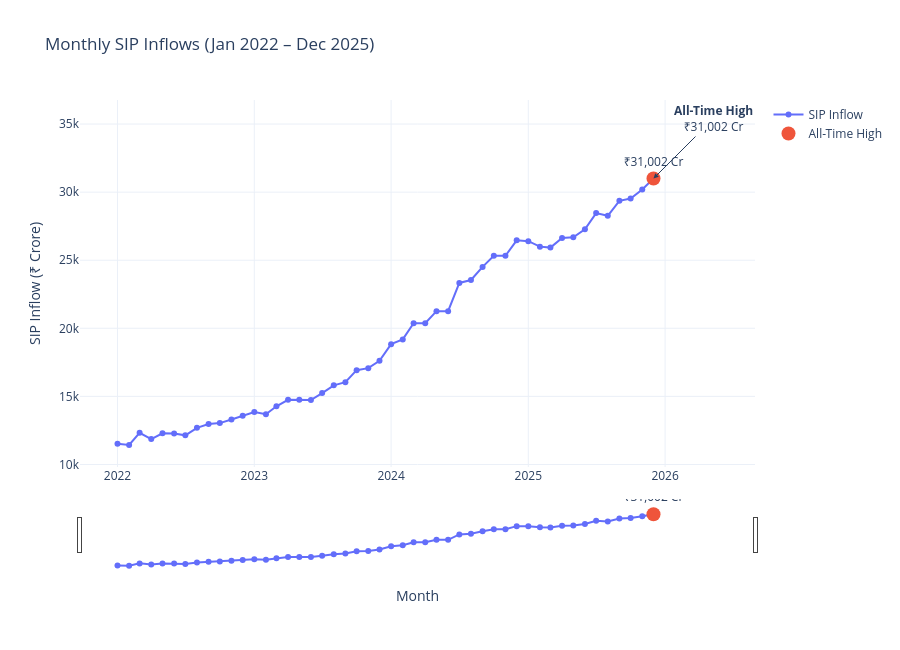

The code cell stored with this chart in its notebook:
### Markdown cell above
####    SIP Inflow time-series

### Code cell
import pandas as pd
import plotly.graph_objects as go

# Load data
sip = pd.read_csv("D:/bluestock_mf_capstone/data/processed/04_monthly_sip_inflows_processed.csv")

# Converting the  month column to datetime
sip["month"] = pd.to_datetime(sip["month"])

# Filtering from  Jan 2022 to  Dec 2025
sip = sip[
    (sip["month"] >= "2022-01-01") &
    (sip["month"] <= "2025-12-31")
]

# Finding the peak SIP inflow
peak_row = sip.loc[sip["sip_inflow_crore"].idxmax()]

# Creating the chart for SIP inflow
fig = go.Figure()

fig.add_trace(
    go.Scatter(
        x=sip["month"],
        y=sip["sip_inflow_crore"],
        mode="lines+markers",
        name="SIP Inflow",
        hovertemplate="<b>%{x|%b %Y}</b><br>₹ %{y:,.0f} Cr<extra></extra>"
    )
)

# Highlighting the all-time high Monthly SIP inflow
fig.add_trace(
    go.Scatter(
        x=[peak_row["month"]],
        y=[peak_row["sip_inflow_crore"]],
        mode="markers+text",
        text=[f"₹{peak_row['sip_inflow_crore']:,.0f} Cr"],
        textposition="top center",
        marker=dict(size=14),
        name="All-Time High"
    )
)

# Adding Annotation
fig.add_annotation(
    x=peak_row["month"],
    y=peak_row["sip_inflow_crore"],
    text=(
        f"<b>All-Time High</b><br>"
        f"₹{peak_row['sip_inflow_crore']:,.0f} Cr"
    ),
    showarrow=True,
    arrowhead=2,
    ax=60,
    ay=-60
)

fig.update_layout(
    title="Monthly SIP Inflows (Jan 2022 – Dec 2025)",
    xaxis_title="Month",
    yaxis_title="SIP Inflow (₹ Crore)",
    hovermode="x unified",
    template="plotly_white",
    height=650
)

fig.update_xaxes(
    rangeslider_visible=True
)

fig.show()

### Figure 1 — Plotly figure (JSON) as saved in the notebook; plotly's stock layout.template omitted (floating-point values rounded to 4 significant figures)
{"data": [{"hovertemplate": "<b>%{x|%b %Y}</b><br>₹ %{y:,.0f} Cr<extra></extra>", "mode": "lines+markers", "name": "SIP Inflow", "type": "scatter", "x": ["2022-01-01T00:00:00.000000", "2022-02-01T00:00:00.000000", "2022-03-01T00:00:00.000000", "2022-04-01T00:00:00.000000", "2022-05-01T00:00:00.000000", "2022-06-01T00:00:00.000000", "2022-07-01T00:00:00.000000", "2022-08-01T00:00:00.000000", "2022-09-01T00:00:00.000000", "2022-10-01T00:00:00.000000", "2022-11-01T00:00:00.000000", "2022-12-01T00:00:00.000000", "2023-01-01T00:00:00.000000", "2023-02-01T00:00:00.000000", "2023-03-01T00:00:00.000000", "2023-04-01T00:00:00.000000", "2023-05-01T00:00:00.000000", "2023-06-01T00:00:00.000000", "2023-07-01T00:00:00.000000", "2023-08-01T00:00:00.000000", "2023-09-01T00:00:00.000000", "2023-10-01T00:00:00.000000", "2023-11-01T00:00:00.000000", "2023-12-01T00:00:00.000000", "2024-01-01T00:00:00.000000", "2024-02-01T00:00:00.000000", "2024-03-01T00:00:00.000000", "2024-04-01T00:00:00.000000", "2024-05-01T00:00:00.000000", "2024-06-01T00:00:00.000000", "2024-07-01T00:00:00.000000", "2024-08-01T00:00:00.000000", "2024-09-01T00:00:00.000000", "2024-10-01T00:00:00.000000", "2024-11-01T00:00:00.000000", "2024-12-01T00:00:00.000000", "2025-01-01T00:00:00.000000", "2025-02-01T00:00:00.000000", "2025-03-01T00:00:00.000000", "2025-04-01T00:00:00.000000", "2025-05-01T00:00:00.000000", "2025-06-01T00:00:00.000000", "2025-07-01T00:00:00.000000", "2025-08-01T00:00:00.000000", "2025-09-01T00:00:00.000000", "2025-10-01T00:00:00.000000", "2025-11-01T00:00:00.000000", "2025-12-01T00:00:00.000000"], "y": [11517, 11438, 12328, 11863, 12286, 12276, 12140, 12694, 12976, 13040, 13306, 13573, 13856, 13687, 14276, 14749, 14749, 14734, 15245, 15814, 16042, 16928, 17073, 17610, 18838, 19187, 20371, 20371, 21262, 21262, 23332, 23547, 24509, 25323, 25320, 26459, 26400, 25999, 25926, 26632, 26688, 27274, 28464, 28265, 29361, 29529, 30200, 31002]}, {"marker": {"size": 14}, "mode": "markers+text", "name": "All-Time High", "text": ["₹31,002 Cr"], "textposition": "top center", "type": "scatter", "x": ["2025-12-01T00:00:00"], "y": [31002]}], "layout": {"annotations": [{"arrowhead": 2, "ax": 60, "ay": -60, "showarrow": true, "text": "<b>All-Time High</b><br>₹31,002 Cr", "x": "2025-12-01T00:00:00", "y": 31002}], "height": 650, "hovermode": "x unified", "title": {"text": "Monthly SIP Inflows (Jan 2022 – Dec 2025)"}, "xaxis": {"rangeslider": {"visible": true}, "title": {"text": "Month"}}, "yaxis": {"title": {"text": "SIP Inflow (₹ Crore)"}}}}
